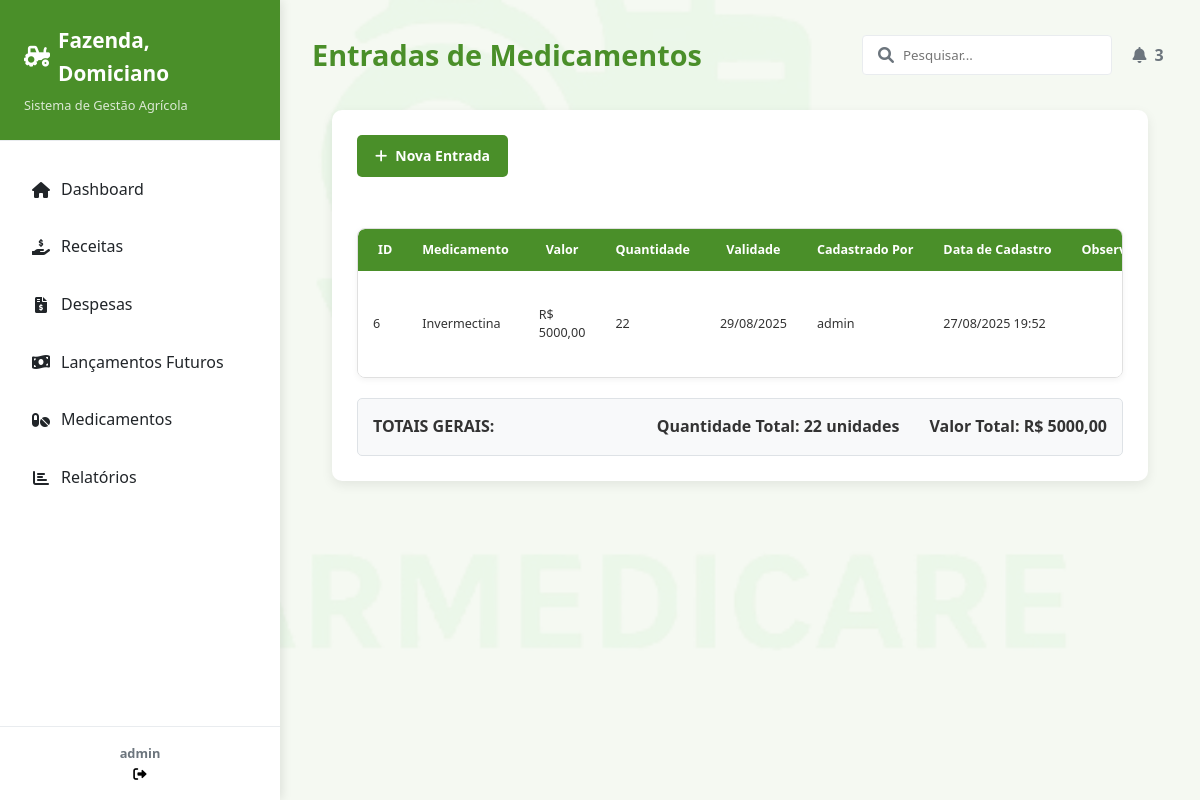
The app's page /pagina_medicamento/estoque/ (signed in) with its own data.
### medicamento/models.py (models this page shows, shortened)
class EntradaMedicamento(models.Model):
    medicamento = models.ForeignKey(
        Medicamento, on_delete=models.CASCADE, verbose_name="Medicamento"
    )
    valor_medicamento = models.DecimalField(
        max_digits=10, decimal_places=2, verbose_name="Valor Total"
    )
    quantidade = models.PositiveIntegerField(verbose_name="Quantidade Adicionada")
    validade = models.DateField(verbose_name="Data de Validade")
    cadastrada_por = models.ForeignKey(
        User, on_delete=models.PROTECT, verbose_name="Cadastrado Por"
    )
    data_cadastro = models.DateTimeField(
        auto_now_add=True, verbose_name="Data de Cadastro"
    )
    observacao = models.TextField(blank=True, null=True, verbose_name="Observação")
    class Meta:
        verbose_name = "Entrada de Medicamento"
        verbose_name_plural = "Entradas de Medicamentos"
        ordering = ["validade"]

class Medicamento(models.Model):
    nome = models.CharField(max_length=100, verbose_name="Nome do Medicamento")
    fazenda = models.ForeignKey(
        Fazenda, on_delete=models.CASCADE, verbose_name="Fazenda"
    )
    class Meta:
        verbose_name = "Medicamento"
        verbose_name_plural = "Medicamentos"
        ordering = ["nome"]

### medicamento/views.py (the view)
# urls.py: path('estoque/', EntradaMedicamentoListView.as_view(), name='medicamento_estoque'),
class EntradaMedicamentoListView(LoginRequiredMixin, ListView):
    model = EntradaMedicamento
    template_name = "medicamento_estoque.html"
    extra_context = {
        "title": "Lista de Entradas de Medicamentos",
        "titulo": "Entradas de Medicamentos",
        "registros": "Nenhuma entrada de medicamento encontrada.",
        "subtitulo": "Visualize todas as entradas de medicamentos registradas.",
        "btn_cadastrar":  "Nova Entrada"
    }
    def get_context_data(self, **kwargs):
        context = super().get_context_data(**kwargs)
        total_quantidade = 0
        total_valor = 0
        for entrada in context['object_list']:
            total_quantidade += entrada.quantidade
            total_valor += entrada.valor_medicamento
        context['total_quantidade'] = total_quantidade
        context['total_valor'] = total_valor
        return context

### medicamento/templates/medicamento_estoque.html (shortened to what this page needs)
{% extends 'modelo.html' %} {% load static %}  {% block conteudo %}
<main class="main-content">
  <header class="content-header">
    <h1>{{titulo}}</h1>
    <div class="header-actions">
      <div class="search-box">
        <input type="text" placeholder="Pesquisar..." />
        <i class="fas fa-search"></i>
      </div>
      <button class="btn btn-notification">
        <i class="fas fa-bell"></i>
        <span class="badge">3</span>
      </button>
    </div>
  </header>
  {% endblock %} {% block cards %} {% endblock %} {% block graficos %}
  <div class="modelo-lista-container">
    <div class="lista-header">
      <div class="search-and-actions">
        <a
          href="{% url 'entrada_medicamento_create' %}"
          class="btn btn-primary"
        >
          <i class="fas fa-plus"> </i> {{btn_cadastrar}}
        </a>
      </div>
    </div>
    <br />
    <div class="table-container">
      <table class="modelo-table">
        <thead>
          <tr>
            <th>ID</th>
            <th>Medicamento</th>
            <th>Valor</th>
            <th>Quantidade</th>
            <th>Validade</th>
            <th>Cadastrado Por</th>
            <th>Data de Cadastro</th>
            <th>Observação</th>
          </tr>
        </thead>
        <tbody>
          {% for medicamento_entrada in object_list %}
          <tr>
            <td>{{ medicamento_entrada.pk }}</td>
            <td>{{ medicamento_entrada.medicamento.nome }}</td>
            <td>R$ {{ medicamento_entrada.valor_medicamento }}</td>
            <td>{{ medicamento_entrada.quantidade }}</td>
            <td>{{ medicamento_entrada.validade|date:"d/m/Y" }}</td>
            <td>{{ medicamento_entrada.cadastrada_por }}</td>
            <td>{{ medicamento_entrada.data_cadastro|date:"d/m/Y H:i" }}</td>
            <td>{{ medicamento_entrada.observacao }}</td>
          </tr>
          {% empty %}
          <tr>
            <td colspan="9">{{registros}}</td>
          </tr>
          {% endfor %}
        </tbody>
      </table>
    </div>
    {% if object_list %}
    <div
      class="totais-container"
      style="
        margin-top: 20px;
        padding: 15px;
        background-color: #f8f9fa;
        border-radius: 5px;
        border: 1px solid #dee2e6;
      "
    >
      <div
        style="
          display: flex;
          justify-content: space-between;
          align-items: center;
        "
      >
        <div style="font-weight: bold; font-size: 16px">TOTAIS GERAIS:</div>
        <div style="display: flex; gap: 30px">
          <div>
            <strong>Quantidade Total:</strong> {{ total_quantidade }} unidades
          </div>
          <div>
            <strong>Valor Total:</strong> R$ {{ total_valor|floatformat:2 }}
          </div>
        </div>
      </div>
    </div>
    {% endif %}
  </div>
  {% endblock %} {% block ultimos_registros %} {% endblock %}

### paginas/templates/modelo.html (shortened to what this page needs)
{% load static %}
<!DOCTYPE html>
<html lang="pt-br">
<head>
    <link rel="stylesheet" href="{% static 'css/styles.css' %}" />
    <link rel="stylesheet" href="{% static 'css/responsividade.css' %}" />
    {% block css_especifico %}
    <link rel="stylesheet" href="{% static 'css/admin_section.css' %}" />
    <link rel="stylesheet" href="{% static 'css/form_modelo.css' %}" />
    <link rel="stylesheet" href="{% static 'css/form_login.css' %}" />
    <link rel="stylesheet" href="{% static 'css/lista_modelo.css' %}" />
    {% endblock %}
    <link rel="stylesheet" href="https://cdnjs.cloudflare.com/ajax/libs/font-awesome/6.0.0/css/all.min.css" />
</head>
  <body>
    {% if request.user.is_authenticated %}
    {% block menu %}
    <aside class="sidebar">
      <div class="sidebar-header">
        <h2><i class="fas fa-tractor"></i> Fazenda, Domiciano</h2>
        <p>Sistema de Gestão Agrícola</p>
      </div>
      <nav class="sidebar-menu">
        <ul>
          <li class="menu-item">
            <a href="{% url 'pagina_index' %}">
              <i class="fas fa-home"></i>
              <span>Dashboard</span>
            </a>
          </li>
          <li class="menu-item">
            <a href="{% url 'listar_movimentacao_receita' %}">
              <i class="fas fa-hand-holding-usd"></i>
              <span>Receitas</span>
            </a>
          </li>
          <li class="menu-item">
            <a href="{% url 'listar_movimentacao_despesa' %}">
              <i class="fas fa-file-invoice-dollar"></i>
              <span>Despesas</span>
            </a>
          </li>
          <li class="menu-item">
            <a href="{% url 'listar_parcelas' %}">
              <i class="fas fa-money-bill-wave"></i>
              <span>Lançamentos Futuros</span>
            </a>
          </li>
          <li class="menu-item">
            <a href="{% url 'medicamento_estoque' %}">
              <i class="fas fa-pills"></i>
              <span>Medicamentos</span>
            </a>
          </li>
          <li class="menu-item">
            <a href="relatorios.html">
              <i class="fas fa-chart-bar"></i>
              <span>Relatórios</span>
            </a>
          </li>
        </ul>
      </nav>
      <div class="sidebar-footer">
        <div class="user-info">
          <div>
            <strong>{{ request.user }}</strong>
          </div>
        </div>
        <form method="post" action="{% url 'logout' %}" style="display: inline">
          <button
            type="submit"
            class="logout-btn"
            style="background: none; border: none; padding: 0; cursor: pointer"
          >
            <i class="fas fa-sign-out-alt"></i>
          </button>
        </form>
      </div>
    </aside>
    {% endblock %}
    {% block conteudo %}{% endblock %}
      {% block graficos %}{% endblock %}
    {% endif %}
  </body>
</html>

### static/css/styles.css (style rules this page uses)
:root { --primary: #4a8f29; --primary-dark: #3a7320; --secondary: #6d9dc5; --danger: #e63946; --warning: #ffbe0b; --success: #2a9d8f; --light: #f8f9fa; --dark: #212529; --gray: #6c757d; --light-gray: #e9ecef; --brown: #8b5a2b; --sidebar-width: 280px; --transition-speed: 0.3s; }
* { margin: 0; padding: 0; box-sizing: border-box; font-family: "Segoe UI", Tahoma, Geneva, Verdana, sans-serif; }
body { background-color: #f5f5f5; color: var(--dark); line-height: 1.6; }
a { text-decoration: none; color: inherit; }
.sidebar { width: var(--sidebar-width); background-color: white; box-shadow: 2px 0 10px rgba(0, 0, 0, 0.1); display: flex; flex-direction: column; position: fixed; height: 100vh; z-index: 999; overflow-y: auto; transition: transform var(--transition-speed) ease; }
.sidebar-header { padding: 1.5rem; border-bottom: 1px solid var(--light-gray); background-color: var(--primary); color: white; }
.sidebar-header h2 { font-size: 1.3rem; display: flex; align-items: center; gap: 0.5rem; }
.sidebar-header p { font-size: 0.8rem; margin-top: 0.3rem; opacity: 0.8; }
.sidebar-menu { padding: 1rem 0; flex-grow: 1; }
.menu-item { margin: 0.5rem 1rem; border-radius: 6px; overflow: hidden; transition: background-color var(--transition-speed); }
.menu-item a { display: flex; align-items: center; padding: 12px 15px; color: var(--dark); transition: all var(--transition-speed); position: relative; }
.menu-item i { margin-right: 10px; width: 20px; text-align: center; }
.sidebar-footer { padding: 1rem; border-top: 1px solid var(--light-gray); text-align: center; font-size: 0.8rem; color: var(--gray); }
.main-content { flex: 1; margin-left: var(--sidebar-width); padding: 2rem; transition: margin-left var(--transition-speed); }
.content-header { display: flex; justify-content: space-between; align-items: center; margin-bottom: 2rem; flex-wrap: wrap; gap: 1rem; }
.content-header h1 { color: var(--primary); font-size: 1.8rem; }
.header-actions { display: flex; align-items: center; gap: 1rem; }
.search-box { position: relative; }
.search-box input { padding: 0.6rem 1rem 0.6rem 2.5rem; border: 1px solid var(--light-gray); border-radius: 4px; width: 250px; transition: all var(--transition-speed); }
.search-box i { position: absolute; left: 1rem; top: 50%; transform: translateY(-50%); color: var(--gray); }
.btn-notification { background: none; border: none; font-size: 1.2rem; color: var(--gray); position: relative; cursor: pointer; width: 40px; height: 40px; border-radius: 50%; display: flex; align-items: center; justify-content: center; transition: background-color var(--transition-speed); }
.btn { padding: 0.6rem 1.2rem; border-radius: 4px; font-weight: 600; cursor: pointer; transition: all var(--transition-speed); border: none; font-size: 0.9rem; display: inline-flex; align-items: center; justify-content: center; gap: 0.5rem; }
.btn-primary { background-color: var(--primary); color: white; }

### static/css/form_modelo.css (style rules this page uses)
:root { --primary: #4a8f29; --primary-dark: #3a7320; --secondary: #6d9dc5; --danger: #e63946; --warning: #ffbe0b; --success: #2a9d8f; --light: #f8f9fa; --dark: #212529; --gray: #6c757d; --light-gray: #e9ecef; --brown: #8b5a2b; }
.btn { padding: 0.6rem 1.2rem; border-radius: 4px; font-weight: 600; cursor: pointer; transition: all 0.3s; border: none; font-size: 1rem; }
.btn-primary { background-color: var(--primary); color: white; }

### static/css/form_login.css (style rules this page uses)
:root { --primary: #4a8f29; --primary-dark: #3a7320; --secondary: #6d9dc5; --danger: #e63946; --warning: #ffbe0b; --success: #2a9d8f; --light: #f8f9fa; --dark: #212529; --gray: #6c757d; --light-gray: #e9ecef; --brown: #8b5a2b; }
* { margin: 0; padding: 0; box-sizing: border-box; }
body { font-family: "Roboto", sans-serif; line-height: 1.6; color: #333; background-color: #f5f9f2; background-image: url("../img/logo.png"); background-size: cover; background-position: center; background-blend-mode: overlay; }

### records on screen
EntradaMedicamento: pk "6", medicamento.nome "Invermectina", valor_medicamento "5000,00", quantidade "22", validade "29/08/2025", cadastrada_por "admin", data_cadastro "27/08/2025 19:52"

### other values on screen
{{ request.user }} "admin"
{{ titulo }} "Entradas de Medicamentos"
{{ btn_cadastrar }} "Nova Entrada"
{{ total_quantidade }} "22"
{{ total_valor|floatformat:2 }} "5000,00"
